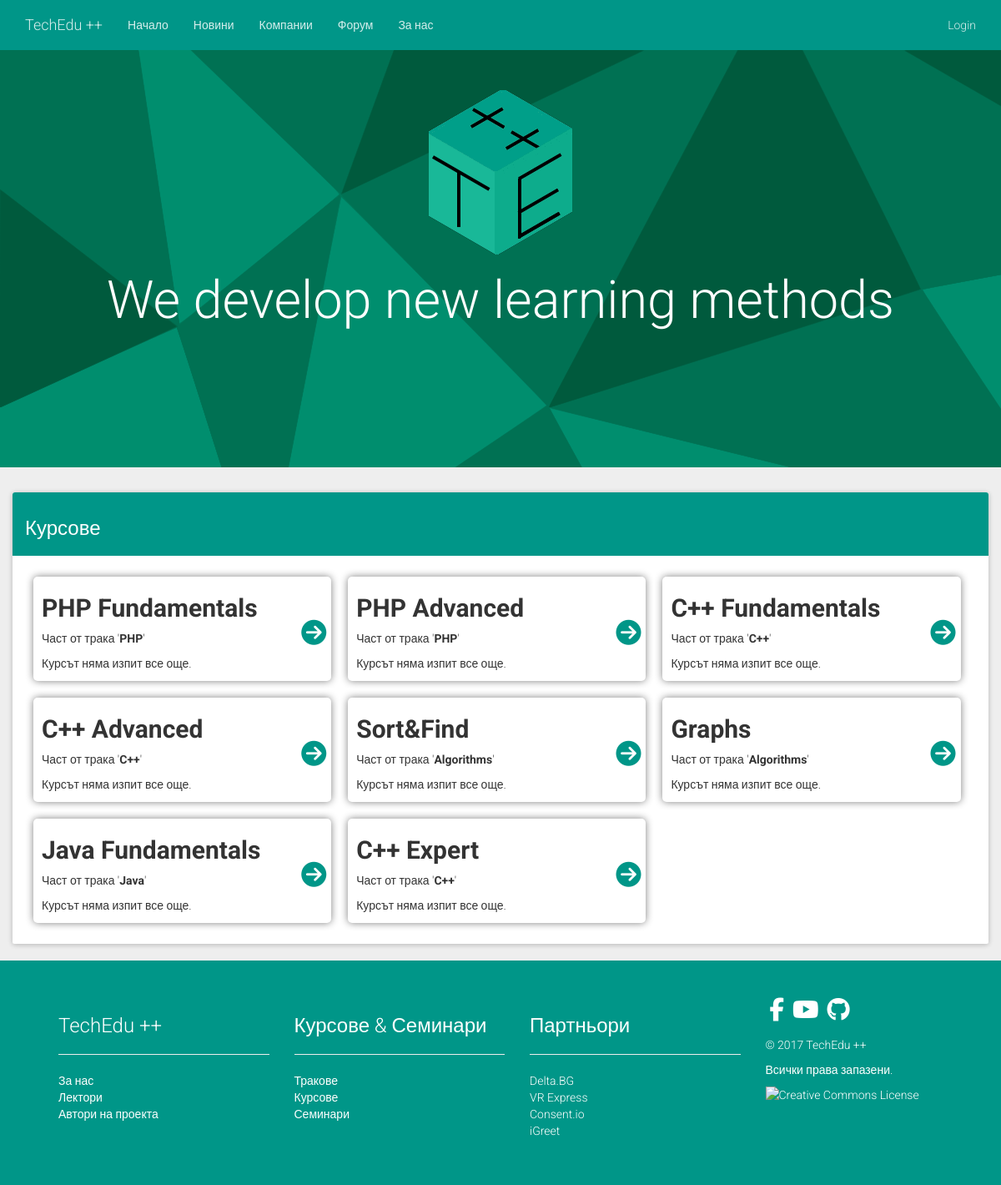
The page /trainings/courses on the database its author committed.
### tables this page shows
CREATE TABLE `Courses` (
  `Num` bigint(20) UNSIGNED NOT NULL,
  `ID` text NOT NULL,
  `Track` text NOT NULL,
  `Link` text NOT NULL,
  `Label` text NOT NULL,
  `ExamLink` text
);

### lib/mysql.php (called while the page is built, shortened)
<?php
	class MySQL
	{
		public  $servername = "localhost";
		private $username = "root";
		private $password = "tts2002";
		public $conn;
		function __construct (string $dbname_param)
		{
			$this->dbname = $dbname_param;
			$this->conn = new mysqli ($this->servername, $this->username, $this->password, $this->dbname);
		}
		function query (string $command)
		{
			return ($this->conn->query ($command));
		}
	}
?>

### lib/get/courses.php (the view)
<?php
	include_once ($_SERVER["DOCUMENT_ROOT"] . "/lib/mysql.php");
	$dbname = "Infocourse";
	$conn = new MySQL ($dbname);
	$sql = "SELECT * FROM `Courses`";
	$result = $conn->query($sql);
	if ($result->num_rows > 0)
	{
		while($row = $result->fetch_assoc())
		{
			echo "<article class=\"course-item col-md-4\">";
			echo "<h2>{$row["ID"]} <a href=\"{$row["Link"]}\"><i class=\"fa fa-arrow-circle-right right-arrow\" aria-hidden=\"true\"></i></a></h2>";
			echo "<p>Част от трака '<strong>{$row["Track"]}</strong>'</p>";
			if ($row["ExamLink"] != "#")
				echo "<a href=\"{$row["ExamLink"]}\" role=\"button\" class=\"btn btn-raised btn-success\">Към изпита »</a>";
			else
				echo "<p>Курсът няма изпит все още.</p>";
			echo "</article>";
		}
	}
?>

### css/extension.css (style rules this page uses)
.course-item { background-color: #fff; box-shadow: 0 0 10px #808080; margin: 10px; padding: 1px 10px 1px; border-radius: 5px; position: relative; }
.course-item .right-arrow { display: inline-block; width: 22px; height: 22px; position: absolute; top: 50%; right: 14px; margin-top: -11px; margin-left: -36px; background-color: white; color: #009688; border-radius: 100%; font-size: 1em; }
.course-item.col-md-4 h2 { font-weight: bold; }

### rows shown on the page
courses: ID "PHP Fundamentals", Track "PHP", ExamLink "Курсът няма изпит все още."
courses: ID "PHP Advanced", Track "PHP", ExamLink "Курсът няма изпит все още."
courses: ID "C++ Fundamentals", Track "C++", ExamLink "Курсът няма изпит все още."
courses: ID "C++ Advanced", Track "C++", ExamLink "Курсът няма изпит все още."
courses: ID "Sort&Find", Track "Algorithms", ExamLink "Курсът няма изпит все още."
courses: ID "Graphs", Track "Algorithms", ExamLink "Курсът няма изпит все още."
courses: ID "Java Fundamentals", Track "Java", ExamLink "Курсът няма изпит все още."
courses: ID "C++ Expert", Track "C++", ExamLink "Курсът няма изпит все още."
